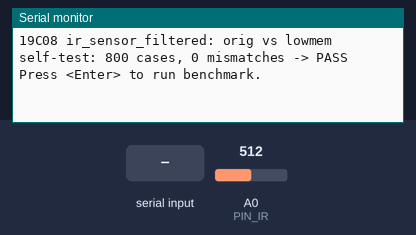
Bench run of a sketch on a simulated Arduino Uno, built with avr-gcc and run on an emulated ATmega328P. On the bench: the last lines printed to the serial monitor. The test bench sets the inputs (shaded band); at power-on: A0 (PIN_IR) = 512. Random numbers use the default seed unless the sketch sets one.

Above: at 8.1 s.
8.2 s: "1" received over Serial
At 8.92 s:
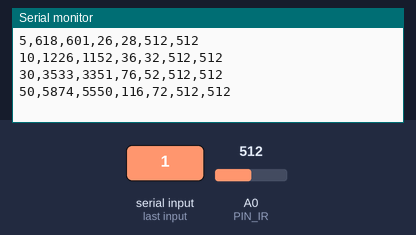
9.7 s: "0" received over Serial
At 10.7 s:
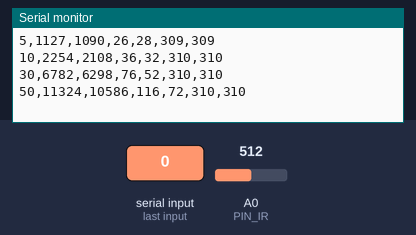
Timing chart, 0 to 12.7 s (numbered marks = the images above; inputs shaded):
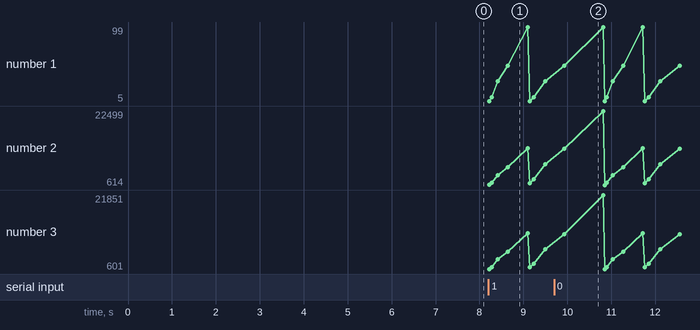

The sketch:

19_challenge.ino
```cpp
#define PIN_IR A0

#define REPEAT 20   // 수행시간 평균을 낼 반복 횟수

// ---------------------------------------------------------------
// 남은 RAM 측정
// ---------------------------------------------------------------
extern int __heap_start, *__brkval;
int free_ram() {
  int v;
  return (int)&v - (__brkval == 0 ? (int)&__heap_start : (int)__brkval);
}

int base_free;   // 함수 호출 직전에 남은 RAM
int peak_used;   // 함수 안에서 버퍼를 잡은 시점에 추가로 쓴 RAM

// ---------------------------------------------------------------
// 측정값 공급원
//   use_fake == false : IR 센서 (analogRead)
//   use_fake == true  : 재현 가능한 가짜 데이터 (randomSeed로 순서 고정)
// ---------------------------------------------------------------
bool use_fake = false;

unsigned int read_sample() {
  if (!use_fake)
    return analogRead(PIN_IR);
  unsigned int v = 300 + random(0, 20);   // 평소 값: 300~319
  if (random(0, 10) == 0)                 // 10% 확률로 스파이크
    v = random(0, 1024);
  return v;
}

// ---------------------------------------------------------------
// 원본 방식: n개를 전부 저장 → qsort → n*position 번째 값
// 메모리: n개 (2n byte)
// ---------------------------------------------------------------
int compare(const void *a, const void *b) {
  return (*(unsigned int *)a - *(unsigned int *)b);
}

unsigned int filter_orig(unsigned int n, float position)
{
  if ((n == 0) || (n > 1000) || (position < 0.0) || (position > 1))
    return 0;
  if (position == 1.0)
    position = 0.999;

  unsigned int *ir_val = (unsigned int *)malloc(sizeof(unsigned int) * n);
  if (ir_val == NULL)
    return 0;

  for (unsigned int i = 0; i < n; i++)
    ir_val[i] = read_sample();

  peak_used = base_free - free_ram();

  qsort(ir_val, n, sizeof(unsigned int), compare);
  unsigned int ret_val = ir_val[(unsigned int)(n * position)];

  free(ir_val);
  return ret_val;
}

// ---------------------------------------------------------------
// 메모리 절감 방식
//   오름차순 k번째 값(k = n*position)만 필요하므로
//   - k가 앞쪽이면 "지금까지 가장 작은 k+1개"만 정렬된 상태로 유지
//   - k가 뒤쪽이면 "지금까지 가장 큰 n-k개"만 유지
//   측정할 때마다 바로 삽입하므로 n개를 다 모을 필요가 없다.
// 메모리: min(k+1, n-k)개 → 최대 약 n/2개
// ---------------------------------------------------------------
unsigned int filter_lowmem(unsigned int n, float position)
{
  if ((n == 0) || (n > 1000) || (position < 0.0) || (position > 1))
    return 0;
  if (position == 1.0)
    position = 0.999;

  unsigned int k = (unsigned int)(n * position);   // 오름차순 기준 목표 순위(0부터)
  bool keep_small = (k + 1 <= n - k);              // 작은 쪽을 남기는 게 더 적은가?
  unsigned int m = keep_small ? (k + 1) : (n - k); // 버퍼 크기

  unsigned int *buf = (unsigned int *)malloc(sizeof(unsigned int) * m);
  if (buf == NULL)
    return 0;

  unsigned int cnt = 0;   // 버퍼에 들어 있는 개수 (항상 오름차순 유지)

  for (unsigned int i = 0; i < n; i++) {
    unsigned int v = read_sample();
    // 큰 쪽을 남길 때는 값을 뒤집어(1023 - v) "작은 쪽 남기기"와 같은 코드로 처리
    if (!keep_small)
      v = 1023 - v;

    if (cnt == m) {
      if (v >= buf[m - 1])   // 이미 남긴 값들보다 크면 버림
        continue;
      cnt--;                 // 가장 큰 값을 밀어내고 그 자리에 삽입
    }

    // 삽입 정렬 한 단계: 뒤에서부터 v보다 큰 값을 한 칸씩 민다
    int j = (int)cnt - 1;
    while (j >= 0 && buf[j] > v) {
      buf[j + 1] = buf[j];
      j--;
    }
    buf[j + 1] = v;
    cnt++;
  }

  peak_used = base_free - free_ram();

  unsigned int ret_val = buf[m - 1];   // 남긴 m개 중 가장 큰 값 = 전체의 k번째
  if (!keep_small)
    ret_val = 1023 - ret_val;

  free(buf);
  return ret_val;
}

// ---------------------------------------------------------------
// 1) 자체 검증: 같은 가짜 데이터에 대해 두 함수의 결과가 같은지
// ---------------------------------------------------------------
void self_test()
{
  const unsigned int ns[] = {1, 2, 3, 5, 7, 10, 30, 99};
  const float poss[] = {0.0, 0.25, 0.5, 0.75, 1.0};
  unsigned int cases = 0, mismatches = 0;

  use_fake = true;
  for (unsigned int t = 0; t < 20; t++) {
    for (unsigned int a = 0; a < sizeof(ns) / sizeof(ns[0]); a++) {
      for (unsigned int b = 0; b < sizeof(poss) / sizeof(poss[0]); b++) {
        unsigned long seed = 1000UL * t + 10 * a + b + 1;   // +1: randomSeed(0)은 무시됨
        randomSeed(seed);
        unsigned int r1 = filter_orig(ns[a], poss[b]);
        randomSeed(seed);
        unsigned int r2 = filter_lowmem(ns[a], poss[b]);
        cases++;
        if (r1 != r2) {
          mismatches++;
          Serial.print("MISMATCH n="); Serial.print(ns[a]);
          Serial.print(" pos=");       Serial.print(poss[b]);
          Serial.print(" orig=");      Serial.print(r1);
          Serial.print(" lowmem=");    Serial.println(r2);
        }
      }
    }
  }
  use_fake = false;

  Serial.print("self-test: ");
  Serial.print(cases);
  Serial.print(" cases, ");
  Serial.print(mismatches);
  Serial.println(mismatches == 0 ? " mismatches -> PASS" : " mismatches -> FAIL");
}

// ---------------------------------------------------------------
// 2) 비교표: n별 평균 수행시간(us)과 추가 RAM(byte)
// ---------------------------------------------------------------
void benchmark(bool fake)
{
  const unsigned int ns[] = {5, 10, 30, 50, 99};
  use_fake = fake;

  Serial.println(fake ? "== fake data (sort cost only differs) =="
                      : "== IR sensor (analogRead included) ==");
  Serial.println("n,orig_us,lowmem_us,orig_bytes,lowmem_bytes,orig_val,lowmem_val");

  for (unsigned int a = 0; a < sizeof(ns) / sizeof(ns[0]); a++) {
    unsigned int n = ns[a];
    unsigned long t_orig = 0, t_low = 0;
    int m_orig = 0, m_low = 0;
    unsigned int v_orig = 0, v_low = 0;

    for (unsigned int r = 0; r < REPEAT; r++) {
      if (fake) randomSeed(r + 1);   // +1: randomSeed(0)은 무시됨
      base_free = free_ram();
      unsigned long t0 = micros();
      v_orig = filter_orig(n, 0.5);
      t_orig += micros() - t0;
      m_orig = peak_used;

      if (fake) randomSeed(r + 1);   // +1: randomSeed(0)은 무시됨
      base_free = free_ram();
      t0 = micros();
      v_low = filter_lowmem(n, 0.5);
      t_low += micros() - t0;
      m_low = peak_used;
    }

    Serial.print(n);                 Serial.print(",");
    Serial.print(t_orig / REPEAT);   Serial.print(",");
    Serial.print(t_low / REPEAT);    Serial.print(",");
    Serial.print(m_orig);            Serial.print(",");
    Serial.print(m_low);             Serial.print(",");
    Serial.print(v_orig);            Serial.print(",");
    Serial.println(v_low);
  }
  use_fake = false;
}

void setup()
{
  Serial.begin(1000000);
  while (!Serial) ;

  Serial.println("19C08 ir_sensor_filtered: orig vs lowmem");
  self_test();
  Serial.println("Press <Enter> to run benchmark.");
}

void loop()
{
  if (Serial.available() == 0)
    return;
  while (Serial.available() > 0)
    Serial.read();   // 엔터 입력 비우기

  benchmark(false);  // 실제 센서
  benchmark(true);   // 가짜 데이터
  Serial.println("Press <Enter> to run again.");
}


/*
들어온 값, 버퍼
58	[58]
79	[58, 79]
59	[58, 59, 79]
59	[58, 59, 59] ← 79 밀려남
58	[58, 58, 59] ← 59 밀려남 → 답 59
*/
```

Measured:
- after the input at 8.2 s, the serial monitor: prints a new line at once (image 1)
- after the input at 9.7 s, the serial monitor: prints a new line after 0.23 s (image 2)
